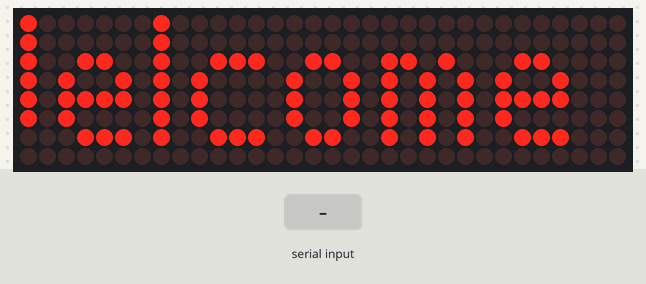
A sketch run on a simulated Arduino Uno, built with avr-gcc and run on an emulated ATmega328P. Parts: 32×8 LED matrix. Inputs (shaded band) come from the test bench. What the sketch prints to the serial monitor is not drawn.

Above: at 1.2 s.
1.3 s: "1\n" received over Serial
At 9.8 s:
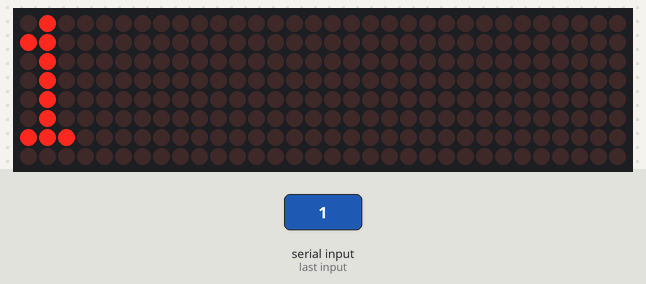
10.1 s: byte 10 ('\n') received over Serial
At 11.0 s:
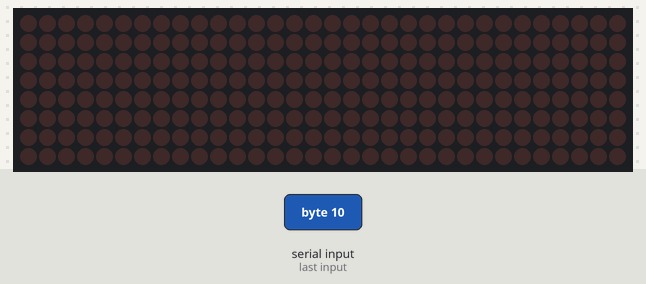
12.1 s: "0\n" received over Serial
At 13.5 s:
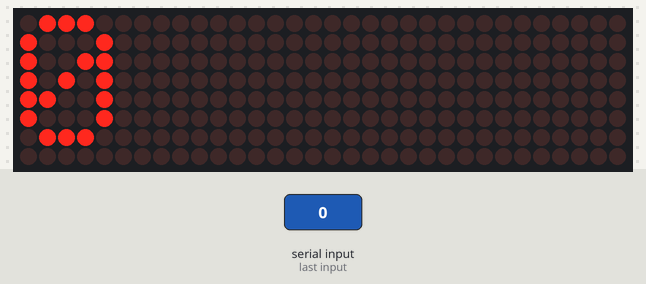
Timing chart, 0 to 15.1 s (numbered marks = the images above; inputs shaded):
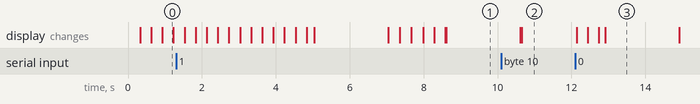

The sketch:

Scrolling_LED_Class.ino
```cpp
// Use the Parola library to scroll text on the display

#include <MD_Parola.h>
#include <MD_MAX72xx.h>
#include <SPI.h>

// Define the number of devices we have in the chain and the hardware interface
// NOTE: These pin numbers will probably not work with your hardware and may
// need to be adapted
#define HARDWARE_TYPE MD_MAX72XX::ICSTATION_HW
#define MAX_DEVICES 4
#define CLK_PIN   13
#define DATA_PIN  11
#define CS_PIN    10

// HARDWARE SPI
MD_Parola P = MD_Parola(HARDWARE_TYPE, CS_PIN, MAX_DEVICES);

// Could be SOFTWARE SPI, the LED's tonight do not need this
// MD_Parola P = MD_Parola(HARDWARE_TYPE, DATA_PIN, CLK_PIN, CS_PIN, MAX_DEVICES);

uint8_t scrollSpeed = 25;    // default frame delay value
textEffect_t scrollEffect = PA_SCROLL_LEFT;
textPosition_t scrollAlign = PA_LEFT;
uint16_t scrollPause = 2000; // in milliseconds

// Global message buffers shared by Serial and Scrolling functions
#define  BUF_SIZE  75
char curMessage[BUF_SIZE] = { "" };
char newMessage[BUF_SIZE] = { "Welcome to the Fairfield County Makers' Guild!!!"  };
bool newMessageAvailable = true;


void readSerial(void) {
  static char *cp = newMessage;

  while (Serial.available())   {
    *cp = (char)Serial.read();
    if ((*cp == '\n') || (cp - newMessage >= BUF_SIZE-2)) { // end of message character or full buffer
      *cp = '\0'; // end the string
      // restart the index for next filling spree and flag we have a message waiting
      cp = newMessage;
      newMessageAvailable = true;
    }
    else  // move char pointer to next position
      cp++;
  }
}

void setup()
{
  Serial.begin(57600);
  Serial.print("\n[Parola Scrolling Display]\nType a message for the scrolling display\nEnd message line with a newline");

  P.begin();
  P.displayText(curMessage, scrollAlign, scrollSpeed, scrollPause, scrollEffect, scrollEffect);
}

void loop() {
  if (P.displayAnimate())   {
    if (newMessageAvailable) {
      strcpy(curMessage, newMessage);
      newMessageAvailable = false;
    }
    P.displayReset();
  }
  readSerial();
}
```

Measured:
- after the input at 1.3 s, the display: first differs from a run without the input after 6.7 s (image 1 shows a later state)
- after the input at 12.1 s, the display: first changes at once (image 3 shows a later state)
